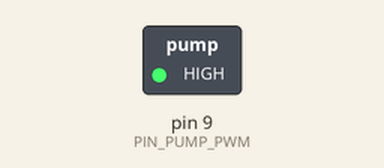
The sketch below on a simulated Arduino Uno, built with avr-gcc and run on an emulated ATmega328P. On the bench: switched loads named in the sketch (green lamp = pin HIGH). What the sketch prints to the serial monitor is not drawn.

Above: at 0.1 s.
Timing chart, 0 to 1.6 s (numbered marks = the images above):
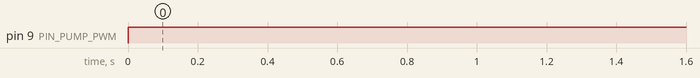

The sketch:

sketch.ino
```cpp
/**
 * Control the pump over serial using 'a' - 'z' letters.
 */
#include "TimerOne.h"

const int PIN_PUMP_PWM = 9;
int pump_power = 0; // [0, 1024]
int letter_val = 0; // [0, 25]

void setup() {
  Serial.begin(9600);
  Serial.println("Hello.");
  pinMode(PIN_PUMP_PWM, OUTPUT);
  Timer1.initialize(20);
}

void loop() {
  Serial.println(pump_power);
  read_letter(&letter_val);
  pump_power = map(letter_val, 0, 25, 0, 1024);
  set_pump(pump_power);
  delay(10);
}

// Set the pump power.
// takes number in [0, 1024]
void set_pump(int power) {
  int pwm_val = 1024 - power;
  Timer1.pwm(PIN_PUMP_PWM, 1024 - power);
}

// Read a letter a-z from serial.
// If there is nothing in the serial queue, this is a no-op.
// If there is something to read, read it and ignore if not a letter.
// Place the new value in val.
void read_letter(int *val) {
  if (Serial.available()) {
    int inByte = Serial.read();
    if ('a' <= inByte && inByte <= 'z') {
      *val = inByte - (int) 'a';
    }
  }
}
```

Measured:
- by itself, pin 9 (PIN_PUMP_PWM): LOW → HIGH at 0.00 s
